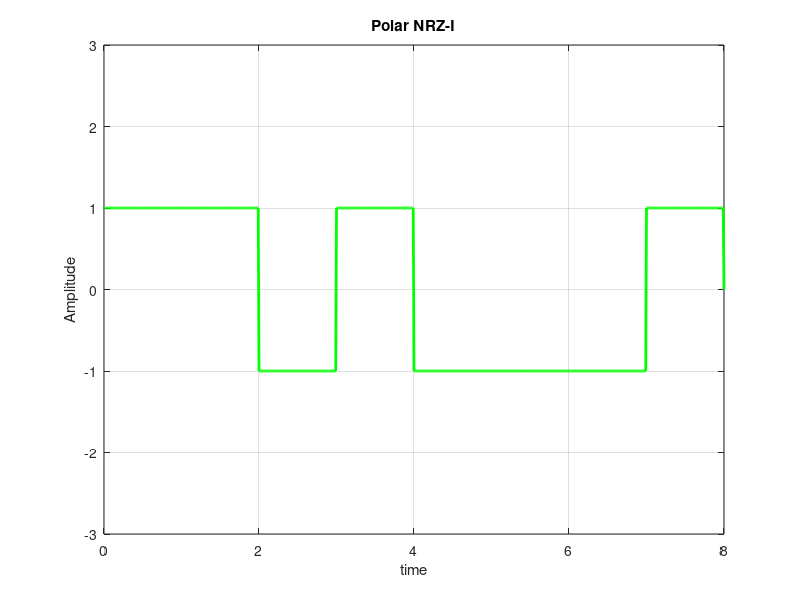

Here is the MATLAB script that generated this plot:
clc
clear all
close all

data = [1 0 1 1 1 0 0 1];

sample_per_bit = 100;
bitRate = 1;
total_bits = length(data);
total_sample_size = sample_per_bit * total_bits;
total_sample_time = total_bits / bitRate;
time_per_sample = total_sample_time / total_sample_size;
t = 0:time_per_sample:total_sample_time; 
y = zeros(1,length(t));

previous = -1;

for i=0:total_bits-1;
    if data(i+1) == 1
      if previous == -1;
      y(i*sample_per_bit+1 : (i+1)*sample_per_bit) = 1;
      previous = 1;  %previous = -previous;  it also can be written
      else
      y(i*sample_per_bit+1 : (i+1)*sample_per_bit) = -1;
      previous = -1; %previous = -previous;
      endif;
    else 
      y(i*sample_per_bit+1 : (i+1)*sample_per_bit) = previous;  
    endif;
endfor;

plot(t,y,'g','Linewidth',2);
axis([0 t(end) -3 3]);
grid on;
xlabel('time');
ylabel('Amplitude');
title('Polar NRZ-I');

%decoding the digital signal 
pre = -1;
count = 0;
for j = 1:sample_per_bit:length(y)-1;
  if y(j) == pre
    count = count+1;
    signal_decoded(count) = 0;
  else
    count = count+1;
    signal_decoded(count) = 1;
    pre = -pre;
  endif;
endfor;
disp(signal_decoded);

